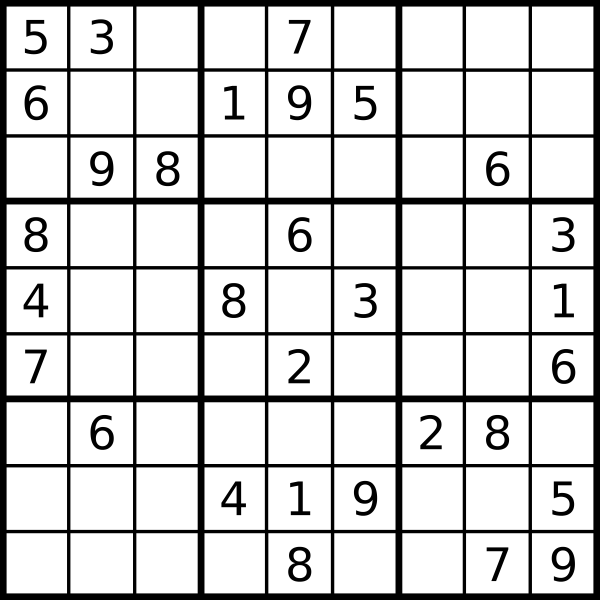
#> input picture opencv/opencv examples/sudoku.png, 1200 x 1200 px (shown at 1/2 size)
$ python readsudoku.py
#> lines starting #> are read from the running program, lines starting #| are printed output that depends on the picture; after the words box and inside, x2 and y2 are one past the last pixel; in counts of white or black regions, pixels touching at a corner belong together
import numpy as np
import cv2
frame = cv2.imread('sudoku.png')
#> frame is the input picture: shape (1200, 1200, 3); min 0, max 255, mean 209.8

width = int(frame.shape[1])
#> width = 1200
height = int(frame.shape[0])
#> height = 1200
gray = cv2.cvtColor(frame, cv2.COLOR_BGR2GRAY)
corners = cv2.goodFeaturesToTrack(gray, 100, 0.99, 20)
#> corners = [[185, 362], [1108, 995], [90, 180], [53, 72], [1108, 1153]]
corners = np.int0(corners)
for corner in corners:
    x,y = corner.ravel()
    cv2.circle(frame,(x,y),9,(255,0,0),2)
    print(corner)
#> this loop made 5 passes
#| [[185 362]]
#| [[1108  995]]
#| [[ 90 180]]
#| [[53 72]]
#| [[1108 1153]]
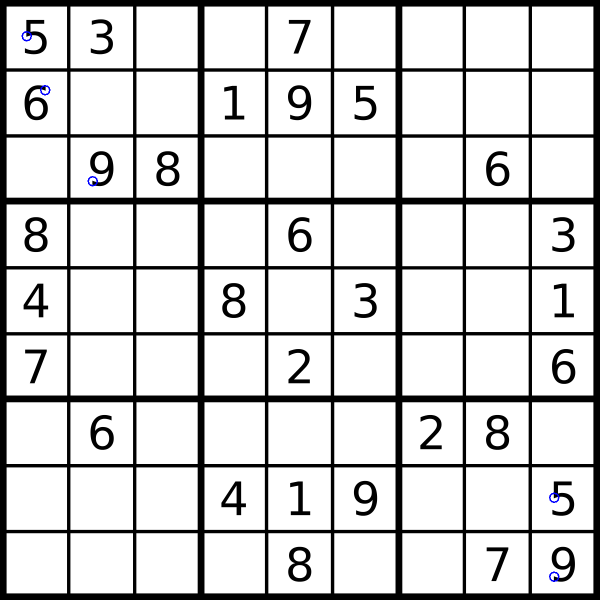
#> frame: shape (1200, 1200, 3) (shown at 1/2 size); 0.06% of pixels changed, all inside (x1, y1, x2, y2) = (43, 62, 1119, 1164)
frame=cv2.resize(frame,(0,0),fx=0.4,fy=0.4)
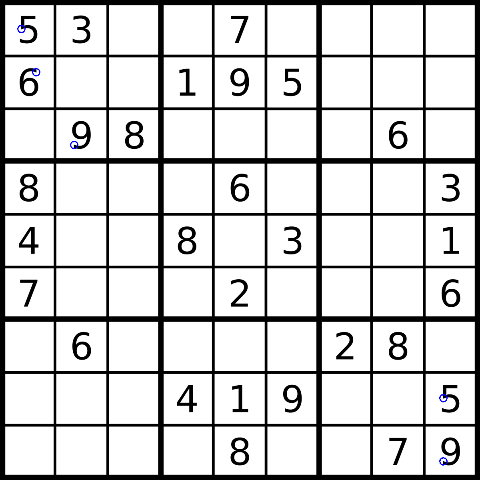
#> frame: shape (480, 480, 3); mean B, G, R 209.8, 209.7, 209.7
cv2.imshow("name",frame)
cv2.waitKey(0)
cv2.destroyAllWindows()
